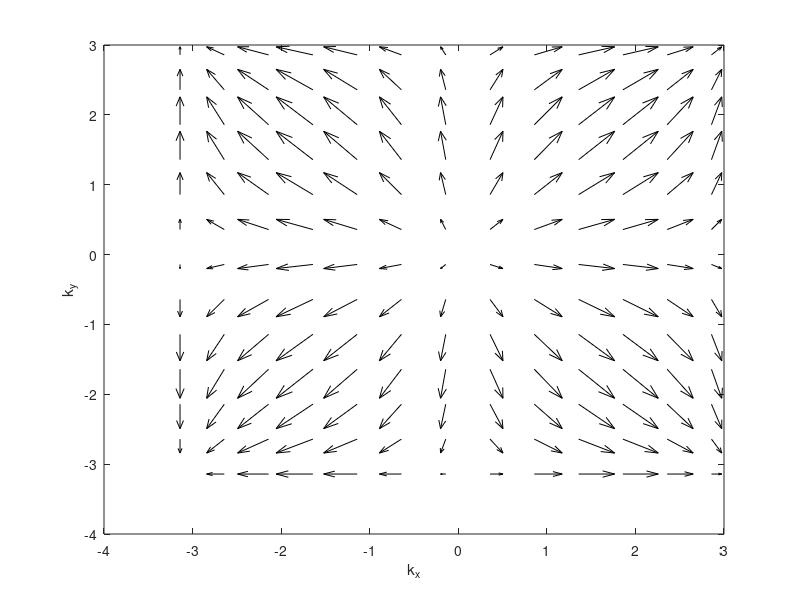

This chart was generated by the following MATLAB code:
function DrawTangentField

close all;
clear all;
clc;

x = -1*pi:.5:pi;
y = x;

[X,Y] = meshgrid(x,y);

TanFieldX = sin(X);
TanFieldY = sin(Y);

TanMag = sqrt(TanFieldX.^2+TanFieldY.^2);
TanMag = round(100*TanMag/max(max(TanMag)));
cmap = jet(100);

quiver(X,Y,TanFieldX,TanFieldY,'Color','k');
xlabel('k_x');
ylabel('k_y');

test = 1;
